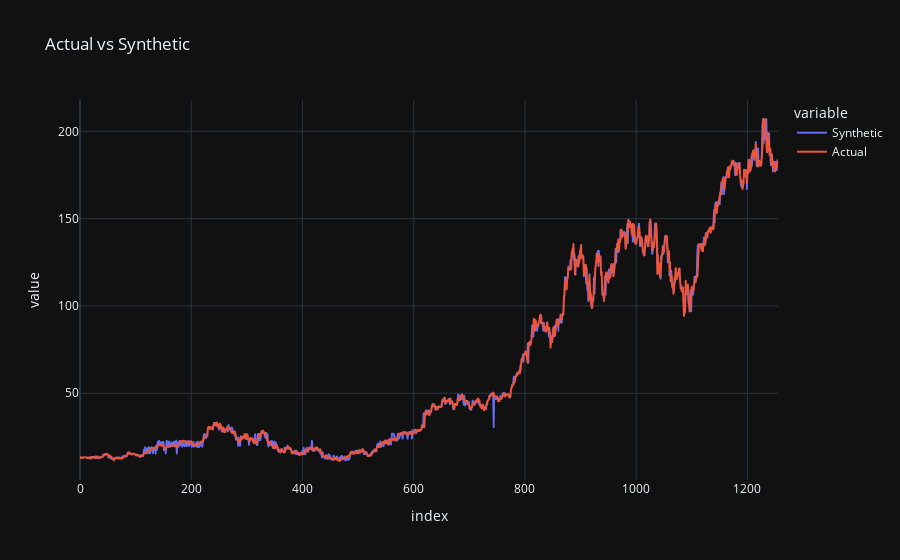

The code cell stored with this chart in its notebook:
### Code cell
fig = px.line(synth_v_real, y=synth_v_real.columns,
             title='Actual vs Synthetic')
fig.show()

### Figure 1 — Plotly figure (JSON) as saved in the notebook; plotly's stock layout.template omitted (floating-point values rounded to 4 significant figures; data arrays with more than 128 entries replaced by an {"elided": "..."} marker saying what was removed)
{"data": [{"hovertemplate": "variable=Synthetic<br>index=%{x}<br>value=%{y}<extra></extra>", "legendgroup": "Synthetic", "line": {"color": "#636efa", "dash": "solid"}, "marker": {"symbol": "circle"}, "mode": "lines", "name": "Synthetic", "showlegend": true, "x": {"elided": "1256 int values"}, "xaxis": "x", "y": {"elided": "1256 float values"}, "yaxis": "y", "type": "scattergl"}, {"hovertemplate": "variable=Actual<br>index=%{x}<br>value=%{y}<extra></extra>", "legendgroup": "Actual", "line": {"color": "#EF553B", "dash": "solid"}, "marker": {"symbol": "circle"}, "mode": "lines", "name": "Actual", "showlegend": true, "x": {"elided": "1256 int values"}, "xaxis": "x", "y": {"elided": "1256 float values"}, "yaxis": "y", "type": "scattergl"}], "layout": {"xaxis": {"anchor": "y", "domain": [0.0, 1.0], "title": {"text": "index"}}, "yaxis": {"anchor": "x", "domain": [0.0, 1.0], "title": {"text": "value"}}, "legend": {"title": {"text": "variable"}, "tracegroupgap": 0}, "title": {"text": "Actual vs Synthetic"}}}
